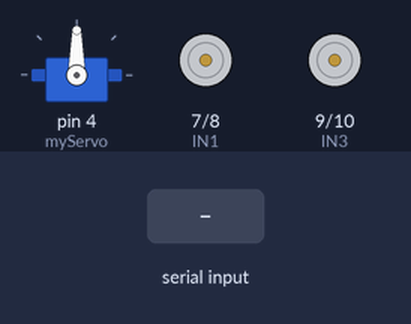
A sketch run on a simulated Arduino Uno, built with avr-gcc and run on an emulated ATmega328P. Parts: servo, motor-driver pin pairs drawn as motors (green arrow = first pin HIGH = forward, orange = second pin HIGH = backward, longer = more drive, scaled by the enable pin). The test bench sets the inputs (shaded band).

Above: at 1.2 s.
1.3 s: byte 30 received over Serial
At 1.8 s:
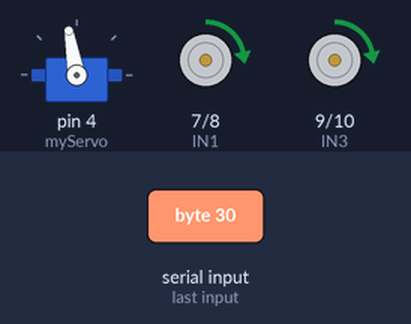
2.9 s: byte 90 received over Serial
At 4.2 s:
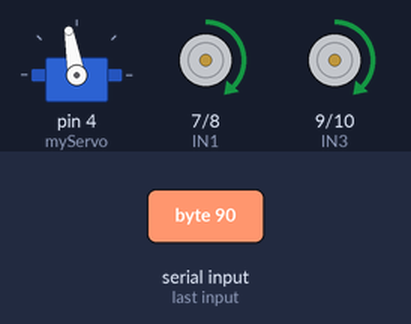
Timing chart, 0 to 5.9 s (numbered marks = the images above; inputs shaded):
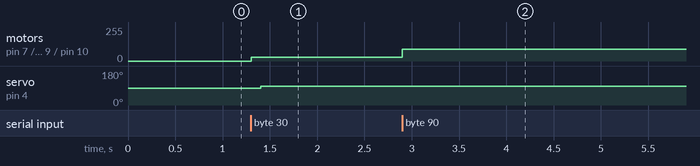

The sketch:

push.ino
```cpp
#include <Servo.h>
Servo myServo;
#define IN1 7
#define IN2 8
#define IN3 9
#define IN4 10
#define ENA 5
#define ENB 6

/*motor control*/
void go_back(int t)  //motor rotate clockwise -->robot go ahead
{
  digitalWrite(IN1, LOW);
  digitalWrite(IN2, HIGH);
  digitalWrite(IN3, LOW);
  digitalWrite(IN4,HIGH);
  delay(t);
}
void go_ahead(int t) //motor rotate counterclockwise -->robot go back
{
  digitalWrite(IN1, HIGH);
  digitalWrite(IN2, LOW);
  digitalWrite(IN3, HIGH);
  digitalWrite(IN4,LOW);
  delay(t);
}
void go_stop() //motor brake -->robot stop
{
  digitalWrite(IN1, LOW);
  digitalWrite(IN2, LOW);
  digitalWrite(IN3, LOW);
  digitalWrite(IN4,LOW);
}
void turn_left(int t)  //left motor rotate clockwise and right motor rotate counterclockwise -->robot turn right
{
  digitalWrite(IN1, HIGH);
  digitalWrite(IN2, LOW);
  digitalWrite(IN3, LOW);
  digitalWrite(IN4, HIGH);
  delay(t);
}
void turn_right(int t) //left motor rotate counterclockwise and right motor rotate clockwise -->robot turn left
{
  digitalWrite(IN1, LOW);
  digitalWrite(IN2, HIGH);
  digitalWrite(IN3, HIGH);
  digitalWrite(IN4, LOW);
  delay(t);
}
/*set motor speed */
void set_motorspeed(int lspeed,int rspeed) //change motor speed
{
  analogWrite(ENA,lspeed);//lspeed:0-255
  analogWrite(ENB,rspeed);//rspeed:0-255
}


void setup() {
  myServo.attach(4);
  /******L298N******/
  pinMode(IN1, OUTPUT);
  pinMode(IN2, OUTPUT);
  pinMode(IN3, OUTPUT);
  pinMode(IN4, OUTPUT);
  pinMode(ENA, OUTPUT);
  pinMode(ENB, OUTPUT);
  /*
  set_motorspeed(255,255);
  //go ahead 5s
  go_ahead(1000);
  //go back 5s
  go_back(1000);
  //turn left 5s
  set_motorspeed(180,180);
  turn_left(2000);
  //turn right 5s
  turn_right(2000);
  //stop
  go_stop();
  */
  Serial.begin(9600);
}

void loop() {
  if(Serial.available()){
    int x = Serial.read();
    int y = Serial.read();
    int z = 1;
    set_motorspeed(x,x);
    go_ahead(1);
    delay(100);
    myServo.write(100);
    /*
    set_motorspeed(180,180);
    turn_left(2);
    set_motorspeed(y,y);
    go_ahead(1);
    myServo.write(100);
    delay(10);
    myServo.write(0);
    set_motorspeed(y,y);
    go_back(1);
    set_motorspeed(180,180);
    turn_left(2);
    set_motorspeed(x,x);
    go_back(1);
    */
  }
  /*
  set_motorspeed(x,x);
  go_ahead(1000);
  set_motorspeed(180,180);
  turn_left(2000);
  set_motorspeed(y,y);
  go_ahead(1000);
  set_motorspeed(y,y);
  go_back(1000);
  set_motorspeed(180,180);
  turn_left(2000);
  set_motorspeed(x,x);
  go_back(1000);
  */
}
```

Measured:
- after the input at 1.3 s, motor on pin 7 (IN1) / pin 8 (IN2), motor on pin 9 (IN3) / pin 10 (IN4): stopped → forward 30/255 at once; servo on pin 4 (myServo): 90° → 100° after 0.10 s
- after the input at 2.9 s, motor on pin 7 (IN1) / pin 8 (IN2), motor on pin 9 (IN3) / pin 10 (IN4): forward 30/255 → forward 90/255 at once
